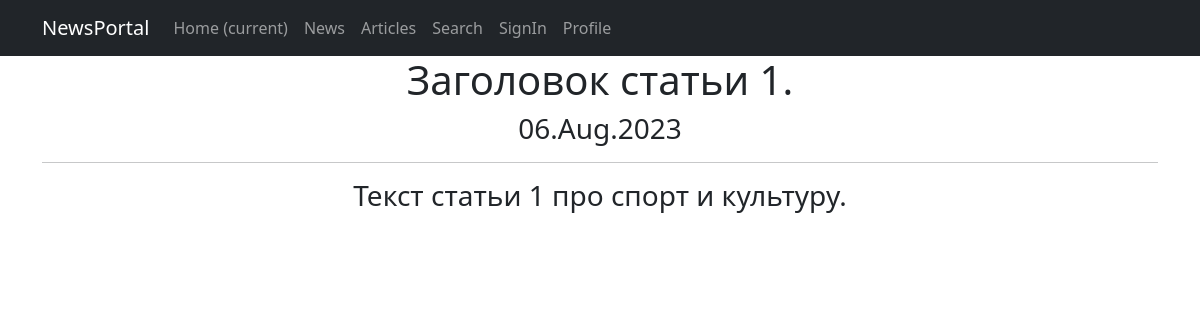
The page /news/1 (signed in) on the database its author committed.
### news/models.py (models this page shows, shortened)
class Post(models.Model):
    article = 'AR'
    news = 'NE'
    POSITIONS = [
        (article, 'Статья'),
        (news, 'Новости')
    ]
    post_type = models.CharField(max_length=2, choices=POSITIONS, default=news)
    created = models.DateTimeField(auto_now_add=True)
    title = models.CharField(max_length=255)
    text = models.TextField()
    post_rating = models.IntegerField(default=0)
    author = models.ForeignKey(Author, on_delete=models.CASCADE)
    category = models.ManyToManyField(Category, through='PostCategory')

### news/views.py (the view)
# urls.py: path('news/<int:pk>', NewsDetail.as_view(), name='news_detail'),
class NewsDetail(LoginRequiredMixin, DetailView):
    model = Post
    template_name = 'news/news.html'
    context_object_name = 'post'
    queryset = Post.objects.all()
    def get_object(self, *args, **kwargs):
        obj = cache.get(f'post-{self.kwargs["pk"]}', None)
        if not obj:
            obj = super().get_object(queryset=self.queryset)
            cache.set(f'post-{self.kwargs["pk"]}', obj)
        return obj

### news/templatetags/custom_filters.py (called while the page is built)
@register.filter()
def censor(value):
    words = value.split()
    result = []
    for word in words:
        if word in bad_words:
            result.append(word[0] + "*"*(len(word)-2) + word[-1])
        else:
            result.append(word)
    return " ".join(result)

### templates/news/news.html
{% extends 'flatpages/default.html' %}
{% load custom_filters %}
{% block content %}
    <h1>{{ post.title|censor }}</h1>
    <h3>{{ post.created|date:'d.M.Y'}}</h3>
    <hr>
    <h3>{{ post.text|censor }}</h3>
{% endblock content %}

### rows shown on the page
Post: title|censor "Заголовок статьи 1.", created "06.Aug.2023", text|censor "Текст статьи 1 про спорт и культуру."
